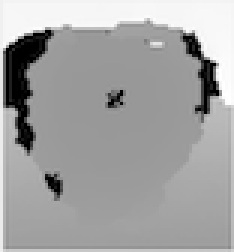
#> input picture Perception/2.png, 78 x 84 px (shown 3 times larger)
$ jupyter execute --allow-errors perception.ipynb
#> lines starting #> are read from the running program, lines starting #| are printed output that depends on the picture
# Perception

## Introduction to 3D Perception

### Creating a Point Cloud from RGB-D Data

[cell 1]
import matplotlib.pyplot as plt
import matplotlib.image as mpimg
from mpl_toolkits.mplot3d import Axes3D
import numpy as np
from time import time

#############################
# Hit Test Run to Visualize #
#############################

# Read in the image and depth map as seperate assets
image_location = '1.png'
depth_map_location = '2.png'

# Load in the images
depth_map = mpimg.imread(depth_map_location)
#> depth_map is the input picture: shape (84, 78, 4) float32; mean R, G, B, A 0.637, 0.637, 0.637, 1
image = mpimg.imread(image_location)
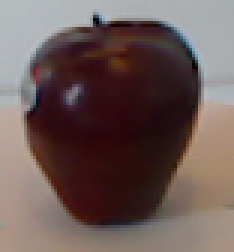
#> input picture Perception/1.png, 78 x 84 px (shown 3 times larger)
#> image is the input picture: shape (84, 78, 3) float32; mean R, G, B 0.425, 0.352, 0.342
depth_map = depth_map[:,:,0]
#> depth_map: shape (84, 78) float32

start_time = time()
fig = plt.figure()
ax = fig.add_subplot(111, projection='3d')

rows, cols = depth_map.shape
#> rows = 84; cols = 78

# Send pixels not correctly mapped to the back
# Use 1.1 to send the poorly mapped pixels back 10 percent
# farther than the farthest correctly mapped point
max_val = depth_map.max() * 1.1
#> max_val = 1.1

count = 0

# Cut down pixels for time purpose
# Computations need to be under 30s
pixel_cut = 3

# Iterate thorugh all the pixels
for x in range(cols):
    for y in range(rows):
        if (x % pixel_cut == 0 and y % pixel_cut == 0):

            # Count points done
            count+=1

            # Get point color for pixel
            pixel_color = (image[y,x,0],image[y,x,1],image[y,x,2])

            # Get point depth for each particle
            depth = depth_map[y,x]

            # Send points not correctly mapped to the back
            if depth == 0:
                depth = max_val

            ax.scatter(x, depth, y, c = pixel_color, marker='o')
#> after the loop, count = 728

# Axis Labels
ax.set_xlabel('Width')
ax.set_ylabel('Depth')
ax.set_zlabel('Height')

plt.gca().invert_zaxis()

###########################################
# Play with me to change view rotation!
elevation = 30 # Up/Down
azimuth = 300 # Left/Right
###########################################


ax.view_init(elevation, azimuth)

plt.show() # Uncomment if running on your local machine
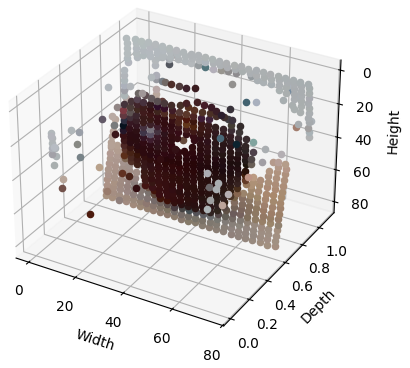
#> figure drawn by matplotlib, 1 panel
print ("Outputted {} of the {} points".format(count,6552))
#| Outputted 728 of the 6552 points
print ("Results produced in {:04.2f} seconds".format(time()-start_time))

## Clustering for Segmentation

### K-means Playground

[cell 2]
import cv2
import numpy as np
import matplotlib.pyplot as plt

[cell 3]
# Define a function to generate clusters
def cluster_gen(n_clusters, pts_minmax=(10, 100), x_mult=(1, 4), y_mult=(1, 3),
                             x_off=(0, 50), y_off=(0, 50)):

    # [8 lines of commented-out code are left out]
    clusters_x = []
    clusters_y = []

    # Generate random values given parameter ranges
    n_points = np.random.randint(pts_minmax[0], pts_minmax[1], n_clusters)
    x_multipliers = np.random.randint(x_mult[0], x_mult[1], n_clusters)
    y_multipliers = np.random.randint(y_mult[0], y_mult[1], n_clusters)
    x_offsets = np.random.randint(x_off[0], x_off[1], n_clusters)
    y_offsets = np.random.randint(y_off[0], y_off[1], n_clusters)

    # Generate random clusters given parameter values
    for idx, npts in enumerate(n_points):

        xpts = np.random.randn(npts) * x_multipliers[idx] + x_offsets[idx]
        ypts = np.random.randn(npts) * y_multipliers[idx] + y_offsets[idx]
        clusters_x.append(xpts)
        clusters_y.append(ypts)

    # Return cluster positions
    return clusters_x, clusters_y

[cell 4]
# Generate some clusters!
n_clusters = 7
clusters_x, clusters_y = cluster_gen(n_clusters)

# Convert to a single dataset in OpenCV format
data = np.float32((np.concatenate(clusters_x), np.concatenate(clusters_y))).transpose()

[cell 5]
# Define k-means parameters
# Number of clusters to define
k_clusters = 7
# Maximum number of iterations to perform
max_iter = 10
# Accuracy criterion for stopping iterations
epsilon = 1.0
# Define criteria in OpenCV format
criteria = (cv2.TERM_CRITERIA_EPS + cv2.TERM_CRITERIA_MAX_ITER, 10, 1.0)
# Call k-means algorithm on your dataset
compactness, label, center = cv2.kmeans(data, k_clusters, None, criteria, 10, cv2.KMEANS_RANDOM_CENTERS)

[cell 6]
# Define some empty lists to receive k-means cluster points
kmeans_clusters_x = []
kmeans_clusters_y = []

# Extract k-means clusters from output
for idx in range (k_clusters):
    kmeans_clusters_x.append(data[label.ravel()==idx][:,0])
    kmeans_clusters_y.append(data[label.ravel()==idx][:,1])

[cell 7]
# Plot up a comparison of original clusters vs. k-means clusters
fig = plt.figure(figsize=(12,6))
plt.subplot(121)
min_x = np.min(data[:, 0])
max_x = np.max(data[:, 0])
min_y = np.min(data[:, 1])
max_y = np.max(data[:, 1])
for idx, xpts in enumerate(clusters_x):
    plt.plot(xpts, clusters_y[idx], 'o')
    plt.xlim(min_x, max_x)
    plt.ylim(min_y, max_y)
    plt.title('Original Clusters')
plt.subplot(122)
for idx, xpts in enumerate(kmeans_clusters_x):
    plt.plot(xpts, kmeans_clusters_y[idx], 'o')
    plt.xlim(min_x, max_x)
    plt.ylim(min_y, max_y)
    plt.title('k-means Clusters')

plt.show()
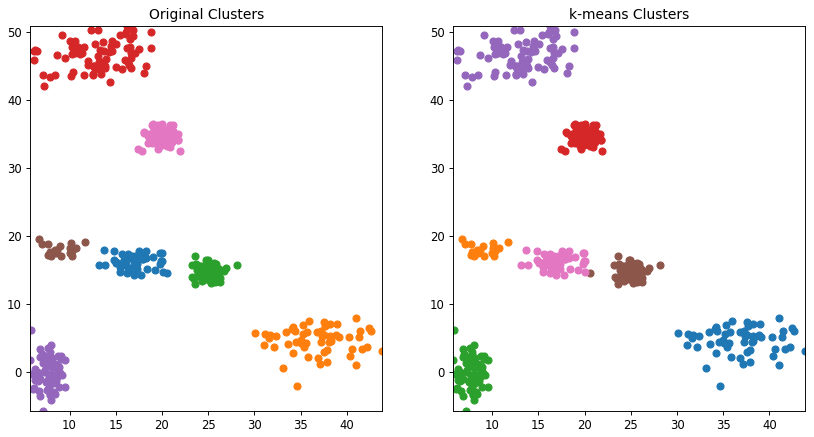
#> figure drawn by matplotlib, 2 panels

### DBSCAN Algorithm

[cell 8]
import numpy as np
import matplotlib.pyplot as plt
import cv2
from sklearn.cluster import DBSCAN
from extra_functions import cluster_gen

[cell 9]
# Generate some clusters!
n_clusters = 50
#> (the rest of this cell did not finish here and is left out)

## Object Recognition

### Histogram in Action

[cell 10]
import numpy as np
import cv2
import matplotlib.pyplot as plt
import matplotlib.image as mpimg

# Read in an image
image = mpimg.imread('1.png')


# Define a function to compute color histogram features
def color_hist(img, nbins=32, bins_range=(0, 256)):
    # Convert from RGB to HSV using cv2.cvtColor()
    hsv_img = cv2.cvtColor(img, cv2.COLOR_RGB2HSV)

    # Compute the histogram of the HSV channels separately
    h_hist = np.histogram(hsv_img[:,:,0], bins=32, range=(0, 256))
    s_hist = np.histogram(hsv_img[:,:,1], bins=32, range=(0, 256))
    v_hist = np.histogram(hsv_img[:,:,2], bins=32, range=(0, 256))

    # Concatenate the histograms into a single feature vector
    hist_features = np.concatenate((h_hist[0], s_hist[0], v_hist[0])).astype(np.float64)

    # Normalize the result
    norm_features = hist_features / np.sum(hist_features)

    # Return the feature vector
    return norm_features

feature_vec = color_hist(image, nbins=32, bins_range=(0, 256))
#> in color_hist, `hsv_img = cv2.cvtColor(img, cv2.COLOR_RGB2HSV)`: hsv_img: shape (84, 78, 3) float32; mean H, S, V 153.3, 0.4, 0.4
#> in color_hist, `hist_features = np.concatenate((h_hist[0], s_hist[0], v_hist[0])).asty..`: hist_features = 96 values, max 6552 at index 32, min 0 at index 11, mean 184.3
#> in color_hist, `norm_features = hist_features / np.sum(hist_features)`: norm_features = 96 values, max 0.37 at index 32, min 0 at index 11, mean 0.0104
#> feature_vec has the same summary as norm_features in color_hist

# Plot a figure with all three bar charts
if feature_vec is not None:
    fig = plt.figure(figsize=(12,6))
    plt.plot(feature_vec)
    plt.title('HSV Feature Vector', fontsize=30)
    plt.tick_params(axis='both', which='major', labelsize=20)
    fig.tight_layout()
    plt.show()
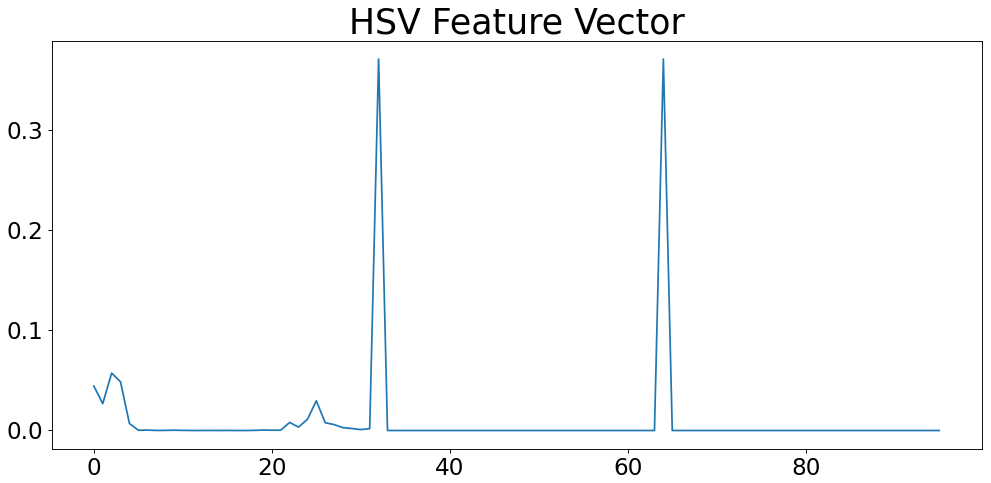
#> figure drawn by matplotlib, 1 panel; curve peaks at x = 32, y = 0.37
else:
    print('Your function is returning None...')

### Support Vector Machine

[cell 11]
import numpy as np

# Define a function to generate clusters
def cluster_gen(n_clusters, pts_minmax=(100, 500), x_mult=(2, 7), y_mult=(2, 7),
                             x_off=(0, 50), y_off=(0, 50)):

    # [8 lines of commented-out code are left out]
    clusters_x = []
    clusters_y = []
    labels = []
    # Generate random values given parameter ranges
    n_points = np.random.randint(pts_minmax[0], pts_minmax[1], n_clusters)
    x_multipliers = np.random.randint(x_mult[0], x_mult[1], n_clusters)
    y_multipliers = np.random.randint(y_mult[0], y_mult[1], n_clusters)
    x_offsets = np.random.randint(x_off[0], x_off[1], n_clusters)
    y_offsets = np.random.randint(y_off[0], y_off[1], n_clusters)

    # Generate random clusters given parameter values
    for idx, npts in enumerate(n_points):

        xpts = np.random.randn(npts) * x_multipliers[idx] + x_offsets[idx]
        ypts = np.random.randn(npts) * y_multipliers[idx] + y_offsets[idx]
        clusters_x.append(xpts)
        clusters_y.append(ypts)
        labels.append(np.zeros_like(xpts) + idx)

    # Return cluster positions and labels
    return clusters_x, clusters_y, labels

[cell 12]
import numpy as np
import matplotlib.pyplot as plt
from sklearn import svm

np.random.seed(424) # Change the number to generate a different cluster.

n_clusters = 3
clusters_x, clusters_y, labels = cluster_gen(n_clusters)

# Convert to a training dataset in sklearn format
X = np.float32((np.concatenate(clusters_x), np.concatenate(clusters_y))).transpose()
y = np.float32((np.concatenate(labels)))

# Create an instance of SVM and fit the data.
ker = 'linear'
svc = svm.SVC(kernel=ker).fit(X, y)

# Create a mesh that we will use to colorfully plot the decision surface
# Plotting Routine courtesy of: http://scikit-learn.org/stable/auto_examples/svm/plot_iris.html#sphx-glr-auto-examples-svm-plot-iris-py
# Note: this coloring scheme breaks down at > 7 clusters or so

h = 0.2  # step size in the mesh
x_min, x_max = X[:, 0].min() - 1, X[:, 0].max() + 1 # -1 and +1 to add some margins
y_min, y_max = X[:, 1].min() - 1, X[:, 1].max() + 1
xx, yy = np.meshgrid(np.arange(x_min, x_max, h),
                     np.arange(y_min, y_max, h))

# Classify each block of the mesh (used to assign its color)
Z = svc.predict(np.c_[xx.ravel(), yy.ravel()])

# Put the result into a color plot
Z = Z.reshape(xx.shape)
plt.contourf(xx, yy, Z, cmap=plt.cm.coolwarm, alpha=0.8)

# Plot the training points
plt.scatter(X[:, 0], X[:, 1], c=y, cmap=plt.cm.coolwarm, edgecolors='black')
plt.xlim(xx.min(), xx.max())
plt.ylim(yy.min(), yy.max())
plt.xticks(())
plt.yticks(())
plt.title('SVC with '+ker+' kernel', fontsize=20)
plt.show()
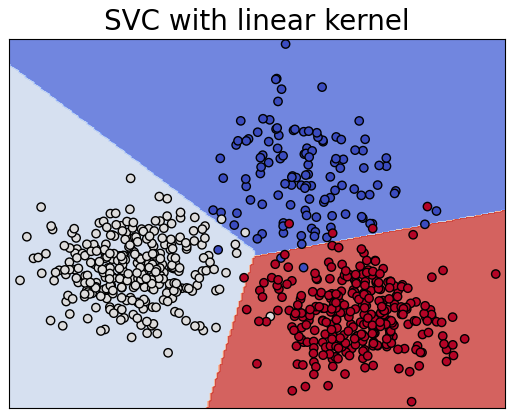
#> figure drawn by matplotlib, 1 panel

### SVM Image Classification

[cell 13]
import matplotlib.image as mpimg
import matplotlib.pyplot as plt
import numpy as np
import cv2
import glob
import time
from sklearn.svm import SVC
from sklearn.preprocessing import StandardScaler
# NOTE: the next import is only valid
# for scikit-learn version <= 0.17
# if you are using scikit-learn >= 0.18 then use this:
# from sklearn.model_selection import train_test_split
from sklearn.cross_validation import train_test_split

# Define a function to compute color histogram features
def color_hist(img, nbins=32, bins_range=(0, 256)):
    # Convert from RGB to HSV using cv2.cvtColor()
    hsv_img = cv2.cvtColor(img, cv2.COLOR_RGB2HSV)
    # Compute the histogram of the HSV channels separately
    h_hist = np.histogram(hsv_img[:,:,0], bins=nbins, range=bins_range)
    s_hist = np.histogram(hsv_img[:,:,1], bins=nbins, range=bins_range)
    v_hist = np.histogram(hsv_img[:,:,2], bins=nbins, range=bins_range)
    # Concatenate the histograms into a single feature vector
    hist_features = np.concatenate((h_hist[0], s_hist[0], v_hist[0])).astype(np.float64)
    # Normalize the result
    norm_features = hist_features / np.sum(hist_features)
    # Return the feature vector
    return norm_features

# Define a function to extract features from a list of images
# Have this function call color_hist()
def extract_features(imgs, hist_bins=32, hist_range=(0, 256)):
    # Create a list to append feature vectors to
    features = []
    # Iterate through the list of images
    for file in imgs:
        # Read in each one by one
        image = mpimg.imread(file)
        # Apply color_hist()
        hist_features = color_hist(image, nbins=hist_bins, bins_range=hist_range)
        # Append the new feature vector to the features list
        features.append(hist_features)
    # Return list of feature vectors
    return features


# Read in car and non-car images
images = glob.glob('data/*.jpeg')
cars = []
notcars = []
for image in images:
    if 'image' in image or 'extra' in image:
        notcars.append(image)
    else:
        cars.append(image)

# TODO play with these values to see how your classifier
# performs under different binning scenarios
histbin = 32

car_features = extract_features(cars, hist_bins=histbin, hist_range=(0, 256))
notcar_features = extract_features(notcars, hist_bins=histbin, hist_range=(0, 256))
#> call 2 of extract_features, with hist_bins = 32, hist_range = (0, 256)
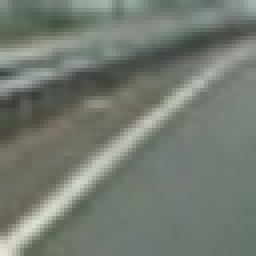
#> input picture Perception/data/image0012.jpeg, 64 x 64 px (shown 4 times larger)
#> in extract_features, image is the input picture: shape (64, 64, 3); mean R, G, B 115.7, 122.9, 113.2
#> in color_hist, `hsv_img = cv2.cvtColor(img, cv2.COLOR_RGB2HSV)`: hsv_img: shape (64, 64, 3); mean H, S, V 54, 23.9, 123.1
#> in color_hist, `hist_features = np.concatenate((h_hist[0], s_hist[0], v_hist[0])).asty..`: hist_features = 96 values, max 1918 at index 34, min 0 at index 0, mean 128
#> in color_hist, `norm_features = hist_features / np.sum(hist_features)`: norm_features = 96 values, max 0.156 at index 34, min 0 at index 0, mean 0.0104
#> in extract_features (call 2), `hist_features = color_hist(image, nbins=hist_bins, bins_range=hist_ran..`: hist_features has the same summary as norm_features in color_hist
#> notcar_features = 3 items

# Create an array stack of feature vectors
#> (the rest of this cell did not finish here and is left out)
